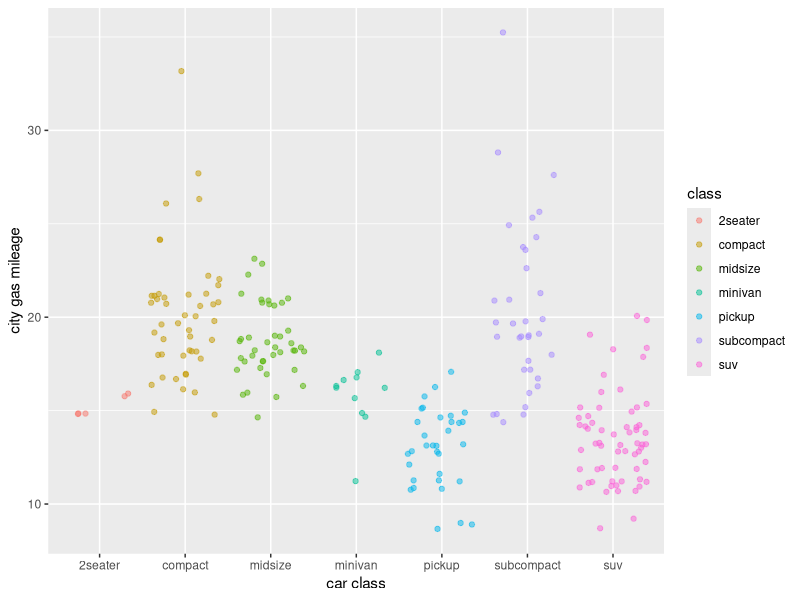

Reproduce this figure in R.
## ---- chunk 1
knitr::opts_chunk$set(echo = TRUE)
library(tidyverse)
## ---- chunk 2
ggplot(data=mpg, aes(x=class, y=cty))+
  geom_jitter( aes(color = class), alpha = 0.5)+
  labs(x = "car class", y = "city gas mileage")
